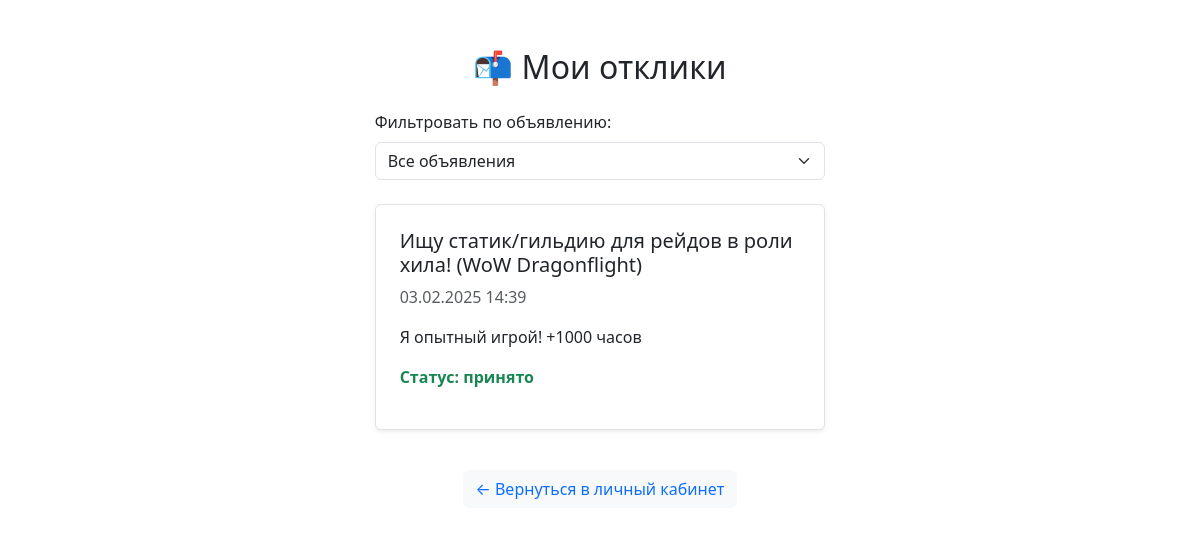
Screenshot of /responses/ (signed in) with the database file from the repository.
### board/models.py (models this page shows, shortened)
class Response(models.Model):
    ad = models.ForeignKey(Ads, on_delete=models.CASCADE,
                           related_name='responses', verbose_name='Отклики')
    user = models.ForeignKey(settings.AUTH_USER_MODEL, on_delete=models.CASCADE,
                             verbose_name='Пользователь')
    text = models.TextField(verbose_name='Текст отклика')
    date_created = models.DateTimeField(auto_now_add=True,
                                        verbose_name='Дата создания')
    is_accepted = models.BooleanField(default=False, verbose_name='Принят')
    class Meta:
        verbose_name = 'Отклик'
        verbose_name_plural = 'Отклики'

class Ads(models.Model):
    author = models.ForeignKey(settings.AUTH_USER_MODEL, on_delete=models.CASCADE, verbose_name='Автор')
    date = models.DateTimeField(auto_now_add=True, verbose_name='Дата публикации')
    category = models.ManyToManyField(Category, through='AdsCategory', verbose_name='Категория')
    title = models.CharField(max_length=150, verbose_name='Заголовок')
    content = CKEditor5Field(verbose_name='Содержание новости')
    video = models.FileField(upload_to='ads_videos/', blank=True, null=True, verbose_name='Видео')

### board/views.py (the view)
# urls.py: path('responses/', view_responses, name='view_responses'),
@login_required
def view_responses(request):
    ads = Ads.objects.filter(author=request.user)
    selected_ad_id = request.GET.get('ad_id')
    responses = Response.objects.filter(ad__author=request.user).order_by('-date_created')
    if selected_ad_id:
        responses = responses.filter(ad_id=selected_ad_id)
    return render(request, 'view_responses.html', {
        'ads': ads,
        'responses': responses,
        'selected_ad_id': int(selected_ad_id) if selected_ad_id else None
    })

### templates/view_responses.html (shortened to what this page needs)
{% extends 'flatpages/default.html' %}
{% block content %}
<div class="container mt-5">
    <div class="col-md-8 mx-auto">
        <h2 class="text-center mb-4">📬 Мои отклики</h2>
<form method="GET" class="mb-4">
    <label for="ad_filter" class="form-label">Фильтровать по объявлению:</label>
    <select name="ad_id" id="ad_filter" class="form-select" onchange="this.form.submit()">
        <option value="">Все объявления</option>
    </select>
</form>
        {% if responses %}
            <div class="list-group">
                {% for response in responses %}
    <div class="response-card list-group-item shadow-sm p-4 mb-3">
        <h5 class="mb-2">{{ response.ad.title }}</h5>
        <p class="text-muted">{{ response.date_created|date:"d.m.Y H:i" }}</p>
        <p>{{ response.text }}</p>
        <div class="d-flex justify-content-between">
            {% if not response.is_accepted %}
                <form method="post" action="{% url 'accept_response' response.id %}">
                    {% csrf_token %}
                    <button type="submit" class="btn btn-success animated-btn">✔ Принять</button>
                </form>
                <button
                    class="btn btn-danger reject-response-btn animated-btn"
                    data-response-id="{{ response.id }}"
                    data-csrf-token="{{ csrf_token }}">
                    ❌ Отклонить
                </button>
            {% else %}
                <p class="text-success fw-bold">Статус: принято</p>
            {% endif %}
        </div>
    </div>
{% endfor %}
            </div>
        {% else %}
            <p class="text-center text-muted"> У вас пока нет откликов.</p>
        {% endif %}
        <div class="text-center mt-4">
            <a href="{% url 'profile' %}" class="btn btn-light text-primary animated-btn">← Вернуться в личный кабинет</a>
        </div>
    </div>
</div>
{% endblock %}

### templates/view_responses.html (style rules this page uses)
.container { max-width: 700px; }
.response-card { border-radius: 12px; background: #ffffff; transition: transform 0.3s ease-in-out, box-shadow 0.3s ease-in-out; }
.animated-btn { transition: transform 0.2s ease-in-out, background-color 0.3s ease-in-out; }

### rows the page displays
Response: ad "Ищу статик/гильдию для рейдов в роли хила! (WoW Dragonflight)", date_created "03.02.2025 14:39", text "Я опытный игрой! +1000 часов", is_accepted "Статус: принято"
